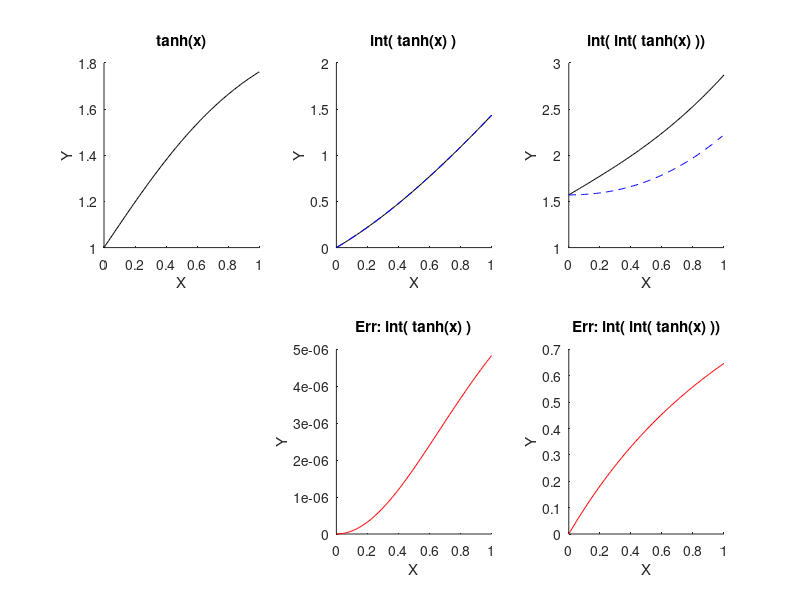

Reproduce this figure in MATLAB.
clc;
close all;
clear all;

x = [0:0.01:1]';

dy  = tanh(x)+1;
y   = log(cosh(x))+x;
iy  = 2.*atan(exp(x)) ...
     + 0.5.*(2.*x.*log(exp(2.*x)+1) - 3.*x.*x - 2.*x.*log(2))  ...
     + x.*x.*0.5;


yNum = cumtrapz(x,dy,1) + y(1,1);
iyNum= cumtrapz(x,y,1) + iy(1,1);



figPlot=figure;
subplot(2,3,1);
    plot(x,dy,'-','Color',[0,0,0]);

    box off;

    xlabel('X');
    ylabel('Y');
    title('tanh(x)');


subplot(2,3,2);
    plot(x,y,'-','Color',[0,0,0]);
    hold on;
    plot(x,yNum,'--','Color',[0,0,1]);
    hold on;

    box off;

    xlabel('X');
    ylabel('Y');
    title('int( tanh(x) )');

subplot(2,3,5);
    plot(x,y-yNum,'-','Color',[1,0,0]);
    hold on;
    box off;

    xlabel('X');
    ylabel('Y');
    title('Err: int( tanh(x) )');

subplot(2,3,3);
    plot(x,abs(iy),'-','Color',[0,0,0]);
    hold on;
    plot(x,abs(iyNum),'--','Color',[0,0,1]);
    hold on;

    box off;

    xlabel('X');
    ylabel('Y');
    title('int( int( tanh(x) ))');

subplot(2,3,6);
    plot(x,iy-iyNum,'-','Color',[1,0,0]);
    hold on;

    box off;

    xlabel('X');
    ylabel('Y');
    title('Err: int( int( tanh(x) ))');